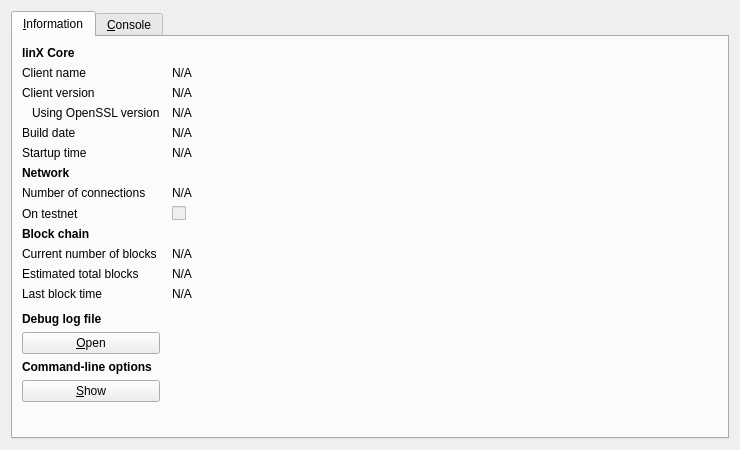
<?xml version="1.0" encoding="UTF-8"?>
<ui version="4.0">
 <class>RPCConsole</class>
 <widget class="QDialog" name="RPCConsole">
  <property name="geometry">
   <rect>
    <x>0</x>
    <y>0</y>
    <width>740</width>
    <height>450</height>
   </rect>
  </property>
  <property name="windowTitle">
   <string>Linx - Debug window</string>
  </property>
  <layout class="QVBoxLayout" name="verticalLayout_2">
   <item>
    <widget class="QTabWidget" name="tabWidget">
     <property name="currentIndex">
      <number>0</number>
     </property>
     <widget class="QWidget" name="tab_info">
      <attribute name="title">
       <string>&amp;Information</string>
      </attribute>
      <layout class="QGridLayout" name="gridLayout" columnstretch="0,1">
       <property name="horizontalSpacing">
        <number>12</number>
       </property>
       <item row="0" column="0">
        <widget class="QLabel" name="label_9">
         <property name="font">
          <font>
           <weight>75</weight>
           <bold>true</bold>
          </font>
         </property>
         <property name="text">
          <string>linX Core</string>
         </property>
        </widget>
       </item>
       <item row="1" column="0">
        <widget class="QLabel" name="label_5">
         <property name="text">
          <string>Client name</string>
         </property>
        </widget>
       </item>
       <item row="1" column="1">
        <widget class="QLabel" name="clientName">
         <property name="cursor">
          <cursorShape>IBeamCursor</cursorShape>
         </property>
         <property name="text">
          <string>N/A</string>
         </property>
         <property name="textFormat">
          <enum>Qt::PlainText</enum>
         </property>
         <property name="textInteractionFlags">
          <set>Qt::LinksAccessibleByMouse|Qt::TextSelectableByKeyboard|Qt::TextSelectableByMouse</set>
         </property>
        </widget>
       </item>
       <item row="2" column="0">
        <widget class="QLabel" name="label_6">
         <property name="text">
          <string>Client version</string>
         </property>
        </widget>
       </item>
       <item row="2" column="1">
        <widget class="QLabel" name="clientVersion">
         <property name="cursor">
          <cursorShape>IBeamCursor</cursorShape>
         </property>
         <property name="text">
          <string>N/A</string>
         </property>
         <property name="textFormat">
          <enum>Qt::PlainText</enum>
         </property>
         <property name="textInteractionFlags">
          <set>Qt::LinksAccessibleByMouse|Qt::TextSelectableByKeyboard|Qt::TextSelectableByMouse</set>
         </property>
        </widget>
       </item>
       <item row="3" column="0">
        <widget class="QLabel" name="label_14">
         <property name="text">
          <string>Using OpenSSL version</string>
         </property>
         <property name="indent">
          <number>10</number>
         </property>
        </widget>
       </item>
       <item row="3" column="1">
        <widget class="QLabel" name="openSSLVersion">
         <property name="cursor">
          <cursorShape>IBeamCursor</cursorShape>
         </property>
         <property name="text">
          <string>N/A</string>
         </property>
         <property name="textFormat">
          <enum>Qt::PlainText</enum>
         </property>
         <property name="textInteractionFlags">
          <set>Qt::LinksAccessibleByMouse|Qt::TextSelectableByKeyboard|Qt::TextSelectableByMouse</set>
         </property>
        </widget>
       </item>
       <item row="4" column="0">
        <widget class="QLabel" name="label_12">
         <property name="text">
          <string>Build date</string>
         </property>
        </widget>
       </item>
       <item row="4" column="1">
        <widget class="QLabel" name="buildDate">
         <property name="cursor">
          <cursorShape>IBeamCursor</cursorShape>
         </property>
         <property name="text">
          <string>N/A</string>
         </property>
         <property name="textFormat">
          <enum>Qt::PlainText</enum>
         </property>
         <property name="textInteractionFlags">
          <set>Qt::LinksAccessibleByMouse|Qt::TextSelectableByKeyboard|Qt::TextSelectableByMouse</set>
         </property>
        </widget>
       </item>
       <item row="5" column="0">
        <widget class="QLabel" name="label_13">
         <property name="text">
          <string>Startup time</string>
         </property>
        </widget>
       </item>
       <item row="5" column="1">
        <widget class="QLabel" name="startupTime">
         <property name="cursor">
          <cursorShape>IBeamCursor</cursorShape>
         </property>
         <property name="text">
          <string>N/A</string>
         </property>
         <property name="textFormat">
          <enum>Qt::PlainText</enum>
         </property>
         <property name="textInteractionFlags">
          <set>Qt::LinksAccessibleByMouse|Qt::TextSelectableByKeyboard|Qt::TextSelectableByMouse</set>
         </property>
        </widget>
       </item>
       <item row="6" column="0">
        <widget class="QLabel" name="label_11">
         <property name="font">
          <font>
           <weight>75</weight>
           <bold>true</bold>
          </font>
         </property>
         <property name="text">
          <string>Network</string>
         </property>
        </widget>
       </item>
       <item row="7" column="0">
        <widget class="QLabel" name="label_7">
         <property name="text">
          <string>Number of connections</string>
         </property>
        </widget>
       </item>
       <item row="7" column="1">
        <widget class="QLabel" name="numberOfConnections">
         <property name="cursor">
          <cursorShape>IBeamCursor</cursorShape>
         </property>
         <property name="text">
          <string>N/A</string>
         </property>
         <property name="textFormat">
          <enum>Qt::PlainText</enum>
         </property>
         <property name="textInteractionFlags">
          <set>Qt::LinksAccessibleByMouse|Qt::TextSelectableByKeyboard|Qt::TextSelectableByMouse</set>
         </property>
        </widget>
       </item>
       <item row="8" column="0">
        <widget class="QLabel" name="label_8">
         <property name="text">
          <string>On testnet</string>
         </property>
        </widget>
       </item>
       <item row="8" column="1">
        <widget class="QCheckBox" name="isTestNet">
         <property name="enabled">
          <bool>false</bool>
         </property>
         <property name="text">
          <string/>
         </property>
        </widget>
       </item>
       <item row="9" column="0">
        <widget class="QLabel" name="label_10">
         <property name="font">
          <font>
           <weight>75</weight>
           <bold>true</bold>
          </font>
         </property>
         <property name="text">
          <string>Block chain</string>
         </property>
        </widget>
       </item>
       <item row="10" column="0">
        <widget class="QLabel" name="label_3">
         <property name="text">
          <string>Current number of blocks</string>
         </property>
        </widget>
       </item>
       <item row="10" column="1">
        <widget class="QLabel" name="numberOfBlocks">
         <property name="cursor">
          <cursorShape>IBeamCursor</cursorShape>
         </property>
         <property name="text">
          <string>N/A</string>
         </property>
         <property name="textFormat">
          <enum>Qt::PlainText</enum>
         </property>
         <property name="textInteractionFlags">
          <set>Qt::LinksAccessibleByMouse|Qt::TextSelectableByKeyboard|Qt::TextSelectableByMouse</set>
         </property>
        </widget>
       </item>
       <item row="11" column="0">
        <widget class="QLabel" name="label_4">
         <property name="text">
          <string>Estimated total blocks</string>
         </property>
        </widget>
       </item>
       <item row="11" column="1">
        <widget class="QLabel" name="totalBlocks">
         <property name="cursor">
          <cursorShape>IBeamCursor</cursorShape>
         </property>
         <property name="text">
          <string>N/A</string>
         </property>
         <property name="textFormat">
          <enum>Qt::PlainText</enum>
         </property>
         <property name="textInteractionFlags">
          <set>Qt::LinksAccessibleByMouse|Qt::TextSelectableByKeyboard|Qt::TextSelectableByMouse</set>
         </property>
        </widget>
       </item>
       <item row="12" column="0">
        <widget class="QLabel" name="label_2">
         <property name="text">
          <string>Last block time</string>
         </property>
        </widget>
       </item>
       <item row="12" column="1">
        <widget class="QLabel" name="lastBlockTime">
         <property name="cursor">
          <cursorShape>IBeamCursor</cursorShape>
         </property>
         <property name="text">
          <string>N/A</string>
         </property>
         <property name="textFormat">
          <enum>Qt::PlainText</enum>
         </property>
         <property name="textInteractionFlags">
          <set>Qt::LinksAccessibleByMouse|Qt::TextSelectableByKeyboard|Qt::TextSelectableByMouse</set>
         </property>
        </widget>
       </item>
       <item row="13" column="0">
        <spacer name="verticalSpacer_2">
         <property name="orientation">
          <enum>Qt::Vertical</enum>
         </property>
         <property name="sizeHint" stdset="0">
          <size>
           <width>20</width>
           <height>20</height>
          </size>
         </property>
        </spacer>
       </item>
       <item row="14" column="0">
        <widget class="QLabel" name="labelDebugLogfile">
         <property name="font">
          <font>
           <weight>75</weight>
           <bold>true</bold>
          </font>
         </property>
         <property name="text">
          <string>Debug log file</string>
         </property>
        </widget>
       </item>
       <item row="15" column="0">
        <widget class="QPushButton" name="openDebugLogfileButton">
         <property name="toolTip">
          <string>Open the Linx debug log file from the current data directory. This can take a few seconds for large log files.</string>
         </property>
         <property name="text">
          <string>&amp;Open</string>
         </property>
         <property name="autoDefault">
          <bool>false</bool>
         </property>
        </widget>
       </item>
       <item row="16" column="0">
        <widget class="QLabel" name="labelCLOptions">
         <property name="font">
          <font>
           <weight>75</weight>
           <bold>true</bold>
          </font>
         </property>
         <property name="text">
          <string>Command-line options</string>
         </property>
        </widget>
       </item>
       <item row="17" column="0">
        <widget class="QPushButton" name="showCLOptionsButton">
         <property name="toolTip">
          <string>Show the linX-Qt help message to get a list with possible Linx command-line options.</string>
         </property>
         <property name="text">
          <string>&amp;Show</string>
         </property>
         <property name="autoDefault">
          <bool>false</bool>
         </property>
        </widget>
       </item>
       <item row="18" column="0">
        <spacer name="verticalSpacer">
         <property name="orientation">
          <enum>Qt::Vertical</enum>
         </property>
         <property name="sizeHint" stdset="0">
          <size>
           <width>20</width>
           <height>40</height>
          </size>
         </property>
        </spacer>
       </item>
      </layout>
     </widget>
     <widget class="QWidget" name="tab_console">
      <attribute name="title">
       <string>&amp;Console</string>
      </attribute>
      <layout class="QVBoxLayout" name="verticalLayout_3">
       <property name="spacing">
        <number>3</number>
       </property>
       <item>
        <widget class="QTextEdit" name="messagesWidget">
         <property name="minimumSize">
          <size>
           <width>0</width>
           <height>100</height>
          </size>
         </property>
         <property name="readOnly">
          <bool>true</bool>
         </property>
         <property name="tabKeyNavigation" stdset="0">
          <bool>false</bool>
         </property>
         <property name="columnCount" stdset="0">
          <number>2</number>
         </property>
        </widget>
       </item>
       <item>
        <layout class="QHBoxLayout" name="horizontalLayout">
         <property name="spacing">
          <number>3</number>
         </property>
         <item>
          <widget class="QLabel" name="label">
           <property name="text">
            <string notr="true">&gt;</string>
           </property>
          </widget>
         </item>
         <item>
          <widget class="QLineEdit" name="lineEdit"/>
         </item>
         <item>
          <widget class="QPushButton" name="clearButton">
           <property name="maximumSize">
            <size>
             <width>24</width>
             <height>24</height>
            </size>
           </property>
           <property name="toolTip">
            <string>Clear console</string>
           </property>
           <property name="text">
            <string/>
           </property>
           <property name="icon">
            <iconset resource="../bitcoin.qrc">
             <normaloff>:/icons/remove</normaloff>:/icons/remove</iconset>
           </property>
           <property name="shortcut">
            <string notr="true">Ctrl+L</string>
           </property>
           <property name="autoDefault">
            <bool>false</bool>
           </property>
          </widget>
         </item>
        </layout>
       </item>
      </layout>
     </widget>
    </widget>
   </item>
  </layout>
 </widget>
 <resources>
  <include location="../bitcoin.qrc"/>
 </resources>
 <connections/>
</ui>
